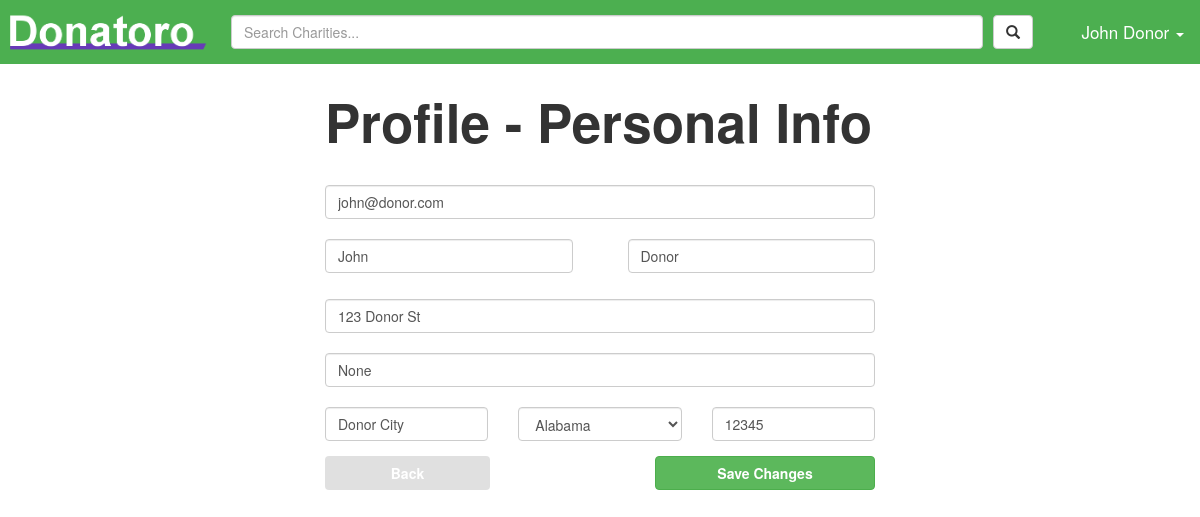
Page /personal (signed in) on the earlier database version.
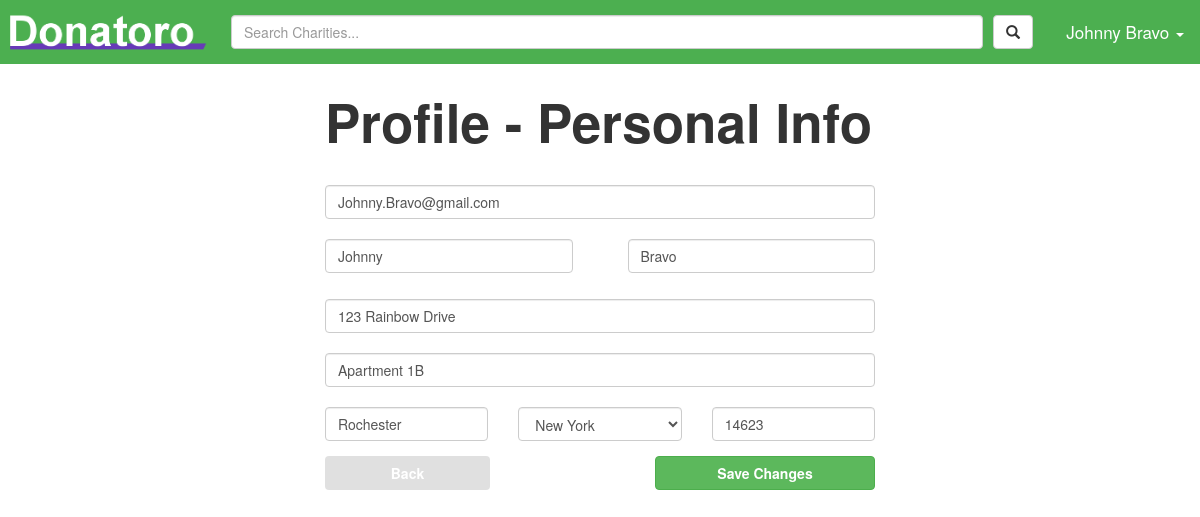
Same page on the later database version.
### tables this page shows
CREATE TABLE "user" ("id" INTEGER PRIMARY KEY  NOT NULL ,"email" TEXT NOT NULL ,"password" TEXT NOT NULL ,"isDonor" BOOL NOT NULL  DEFAULT (null) );

CREATE TABLE "donor_info" ("firstName" TEXT NOT NULL , "lastName" TEXT NOT NULL , "streetAdd1" TEXT NOT NULL , "streetAdd2" TEXT, "city" TEXT NOT NULL , "state" TEXT NOT NULL , "zip" INTEGER NOT NULL , "userID" INTEGER PRIMARY KEY  NOT NULL  UNIQUE );

### donatoro.py (the view, shortened to what this page needs)
@app.route('/personal')
def edit_personal():
    user = getUserById(session['userId'])
    if user["isDonor"] == 1:
        info = getDonorInfoByUserId(session['userId'])
        return render_template('DonorProfile/donorPersonal.jinja', username=(info["firstName"]+" "+info["lastName"]), first_name=info["firstName"], last_name=info["lastName"], email=user["email"], address=info["streetAdd1"], address2=info["streetAdd2"], city=info["city"], state=info["state"], zipcode=info["zip"], states=states)

### dataBaseLogic.py (called while the page is built)
def get_db():
    return sqlite3.connect(app.config['DATABASE'])

def query_db(query, args=(), one=False):
    cur = get_db().execute(query, args)
    return cur
    cur.close()
    return test

def getUserById(userId):
    user = query_db('select * from user where id=?', (userId,)).fetchone()
    return dict(id=user[0], password=user[2], email=user[1], isDonor=user[3])

def getDonorInfoByUserId(userId):
    donor = query_db('select * from donor_info where userID=?', (userId,)).fetchone()
    return dict(firstName=donor[0], lastName=donor[1], streetAdd1=donor[2], streetAdd2=donor[3],
                    city=donor[4], state=donor[5], zip=donor[6], userId=donor[7])

### templates/DonorProfile/donorPersonal.jinja
{% extends "base.jinja" %}
{% block head %}
    <link rel="stylesheet" type="text/css" href="{{ url_for('static', filename='stylesheets/profile.css') }}" />
{% endblock %}
{% block body %}
<div class="formContainer">
    <div class="form-group">
        <br>
        <label class="profileTitle">Profile - Personal Info</label>
        <form action="../savePersonal" method="post">
        <br>
        <input type="email" class="form-control" name="emailInput" placeholder="Email" value="{{email}}"/>
        <br>
        <input type="text" class="form-control leftBox" name="firstName" placeholder="First Name" value="{{first_name}}"/>
        <input type="text" class="form-control rightBox" name="lastName" placeholder="Last Name" value="{{last_name}}"/>
        <br>
        <br>
        <br>
        <input type="text" class="form-control" name="streetAddress1" placeholder="Street Address Line 1" value="{{address}}"/>
        <br>
        <input type="text" class="form-control descriptionBox" name="streetAddress2" placeholder="Street Address Line 2" value="{{address2}}"/>
        <br>
        <div class='row'>
            <div class='col-sm-4'>
                <div class='form-group'>
                    <input class="form-control" name="city" size="30" type="text" placeholder="City" value="{{city}}"/>
                </div>
            </div>
            <div class='col-sm-4'>
                <div class='form-group'>
                    <select class="form-control" name="state">
                        {% for n in states %}
                            {% if n == state %}
                                <option selected>{{n}}</option>
                            {% else %}
                                <option>{{n}}</option>
                            {% endif %}
                        {% endfor %}
                    </select>
                </div>
            </div>
            <div class='col-sm-4'>
                <div class='form-group'>
                    <input class="form-control" name="zip" size="30" type="number" placeholder="Zip Codes" value="{{zipcode}}"/>
                </div>
            </div>
        </div>
        <button class="btn btn-grey leftBox formButtons" formaction="../profile"><b>Back</b></button>
        <button class="btn btn-success rightBox saveButtons"><b>Save Changes</b></button>
        </form>
        <br>
        <br>
        <br>
    </div>
</div>
{% endblock %}

### templates/base.jinja (shortened to what this page needs)
<!DOCTYPE html>
<html lang="en">
<head>
    <link rel="stylesheet" type="text/css" href="{{ url_for('static', filename='stylesheets/font-awesome.min.css') }}" />
    <link rel="stylesheet" type="text/css" href="{{ url_for('static', filename='stylesheets/base.css') }}" />
    <link rel="stylesheet" href="https://maxcdn.bootstrapcdn.com/bootstrap/3.3.7/css/bootstrap.min.css">
    {% block head %}
    {% endblock %}
</head>
<body>
    <div class="topnav">
        {% if username != null %}
            <a href="/newsFeed"><img src="/static/images/Donatoro-logo.png" class="logo"/></a>
            <div class="dropdown username">
                <button class="dropdown-toggle username" type="button" data-toggle="dropdown">{{username}}
                <span class="caret"></span></button>
            </div>
            <div id="searchDiv">
                <form class="navbar-form navbar-left" id="searchForm" role="search">
                    <button type="submit" class="btn btn-default searchIcon"><span class="glyphicon glyphicon-search"></span></button>
                    <span><input type="text" class="form-control searchBar" placeholder="Search Charities..."></span>
                </form>
            </div>
        {% else %}
            <a href="/"><img src="/static/images/Donatoro-logo.png" class="logo"/></a>
        {% endif %}
    </div>
{% block body %}
{% endblock %}
</body>
</html>

### static/stylesheets/base.css (style rules this page uses)
body { margin:0; }
.topnav { overflow: hidden; background-color: #4CAF50; padding-bottom: 100px; margin-bottom: -100px; background-clip: content-box; }
.topnav a { float: left; display: block; color: white; text-align: center; text-decoration: none; font-size: 17px; position:relative; }
.topnav #searchForm { margin: 15px 0 0; padding-top: 0; padding-bottom: 0; width: 100%; overflow: hidden; float: left; box-shadow: none; }
.topnav #searchForm input { width: 100%; }
.topnav #searchForm > span { display: block; overflow: hidden; padding-right: 10px; }
.topnav #searchForm button { float: right; }
.topnav #searchDiv { margin-left: 216px; margin-right: 152px; }
.logo { height: 50px; margin-top: 7px; }
.topnav .username { float: right; background-color: Transparent; border: none; color: white; text-align: center; padding: 10px 8px; font-size: 17px; }
.btn-grey { color: #ffffff; background-color: #E0E0E0; border-color: #E0E0E5; }

### static/stylesheets/profile.css (style rules this page uses)
.profileTitle { font-size: 53px }
.formContainer { width: 550px; height: 310px; margin: 0 auto; }
.leftBox { float: left; width: 45%; }
.rightBox { float: right; width: 45%; }
.formButtons { width: 30%; height: 20%; }
.saveButtons { width: 40%; height: 30%; }

Differences in the rows shown:
changed user: emailInput "john@donor.com" → "Johnny.Bravo@gmail.com"
changed donor_info: firstName "John" → "Johnny"; lastName "Donor" → "Bravo"; streetAddress1 "123 Donor St" → "123 Rainbow Drive"; streetAddress2 (not shown) → "Apartment 1B"; city "Donor City" → "Rochester"; state "Alabama" → "New York"; zip "12345" → "14623"
Other differences:
{{ username }}: "John Donor" → "Johnny Bravo"
form field streetAddress2: "None" → (not shown)
